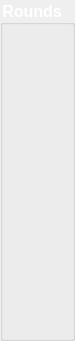
   <widget class="QGroupBox" name="groupBox_2">
    <property name="geometry">
     <rect>
      <x>480</x>
      <y>100</y>
      <width>75</width>
      <height>341</height>
     </rect>
    </property>
    <property name="font">
     <font>
      <pointsize>12</pointsize>
      <bold>true</bold>
     </font>
    </property>
    <property name="styleSheet">
     <string notr="true">color: rgb(255, 255, 255);</string>
    </property>
    <property name="title">
     <string>Rounds</string>
    </property>
    <widget class="QPushButton" name="round1Button">
     <property name="geometry">
      <rect>
       <x>10</x>
       <y>25</y>
       <width>41</width>
       <height>41</height>
      </rect>
     </property>
     <property name="text">
      <string/>
     </property>
     <property name="icon">
      <iconset resource="Images.qrc">
       <normaloff>:/new/image/icons8-1-100.png</normaloff>:/new/image/icons8-1-100.png</iconset>
     </property>
     <property name="iconSize">
      <size>
       <width>41</width>
       <height>41</height>
      </size>
     </property>
     <property name="flat">
      <bool>true</bool>
     </property>
    </widget>
    <widget class="QPushButton" name="round2Button">
     <property name="geometry">
      <rect>
       <x>10</x>
       <y>70</y>
       <width>41</width>
       <height>41</height>
      </rect>
     </property>
     <property name="text">
      <string/>
     </property>
     <property name="icon">
      <iconset resource="Images.qrc">
       <normaloff>:/new/image/icons8-2-100.png</normaloff>:/new/image/icons8-2-100.png</iconset>
     </property>
     <property name="iconSize">
      <size>
       <width>41</width>
       <height>41</height>
      </size>
     </property>
     <property name="flat">
      <bool>true</bool>
     </property>
    </widget>
    <widget class="QPushButton" name="round3Button">
     <property name="geometry">
      <rect>
       <x>10</x>
       <y>115</y>
       <width>41</width>
       <height>41</height>
      </rect>
     </property>
     <property name="text">
      <string/>
     </property>
     <property name="icon">
      <iconset resource="Images.qrc">
       <normaloff>:/new/image/icons8-3-100.png</normaloff>:/new/image/icons8-3-100.png</iconset>
     </property>
     <property name="iconSize">
      <size>
       <width>41</width>
       <height>41</height>
      </size>
     </property>
     <property name="flat">
      <bool>true</bool>
     </property>
    </widget>
    <widget class="QPushButton" name="round4Button">
     <property name="geometry">
      <rect>
       <x>10</x>
       <y>160</y>
       <width>41</width>
       <height>41</height>
      </rect>
     </property>
     <property name="text">
      <string/>
     </property>
     <property name="icon">
      <iconset resource="Images.qrc">
       <normaloff>:/new/image/icons8-4-100.png</normaloff>:/new/image/icons8-4-100.png</iconset>
     </property>
     <property name="iconSize">
      <size>
       <width>41</width>
       <height>41</height>
      </size>
     </property>
     <property name="flat">
      <bool>true</bool>
     </property>
    </widget>
    <widget class="QPushButton" name="round5Button">
     <property name="geometry">
      <rect>
       <x>10</x>
       <y>205</y>
       <width>41</width>
       <height>41</height>
      </rect>
     </property>
     <property name="text">
      <string/>
     </property>
     <property name="icon">
      <iconset resource="Images.qrc">
       <normaloff>:/new/image/icons8-5-100.png</normaloff>:/new/image/icons8-5-100.png</iconset>
     </property>
     <property name="iconSize">
      <size>
       <width>41</width>
       <height>41</height>
      </size>
     </property>
     <property name="flat">
      <bool>true</bool>
     </property>
    </widget>
    <widget class="QPushButton" name="round6Button">
     <property name="geometry">
      <rect>
       <x>10</x>
       <y>250</y>
       <width>41</width>
       <height>41</height>
      </rect>
     </property>
     <property name="text">
      <string/>
     </property>
     <property name="icon">
      <iconset resource="Images.qrc">
       <normaloff>:/new/image/icons8-6-100.png</normaloff>:/new/image/icons8-6-100.png</iconset>
     </property>
     <property name="iconSize">
      <size>
       <width>41</width>
       <height>41</height>
      </size>
     </property>
     <property name="flat">
      <bool>true</bool>
     </property>
    </widget>
    <widget class="QPushButton" name="round7Button">
     <property name="geometry">
      <rect>
       <x>10</x>
       <y>295</y>
       <width>41</width>
       <height>41</height>
      </rect>
     </property>
     <property name="text">
      <string/>
     </property>
     <property name="icon">
      <iconset resource="Images.qrc">
       <normaloff>:/new/image/icons8-7-100.png</normaloff>:/new/image/icons8-7-100.png</iconset>
     </property>
     <property name="iconSize">
      <size>
       <width>41</width>
       <height>41</height>
      </size>
     </property>
     <property name="flat">
      <bool>true</bool>
     </property>
    </widget>
   </widget>
